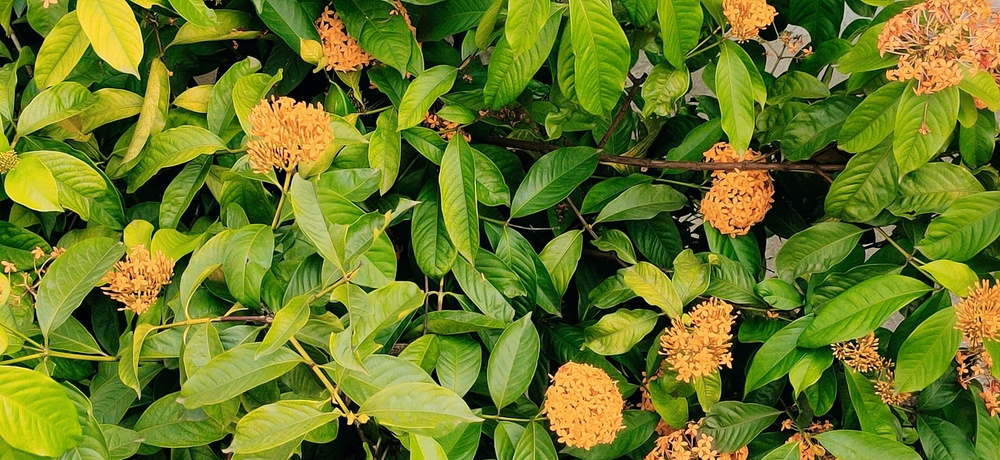
#> input picture segmentation/datasets/simple2.jpg, 1000 x 460 px, shrunk from 1920 x 883 before the run, found by its file name
$ python BinarySeg2.py
#> lines starting #> are read from the running program, lines starting #| are printed output that depends on the picture; after the words box and inside, x2 and y2 are one past the last pixel; in counts of white or black regions, pixels touching at a corner belong together
import cv2
import numpy as np
import matplotlib.pyplot as plt

image_path = 'segmentation/datasets/simple2.jpg'
image = cv2.imread(image_path, cv2.IMREAD_GRAYSCALE)
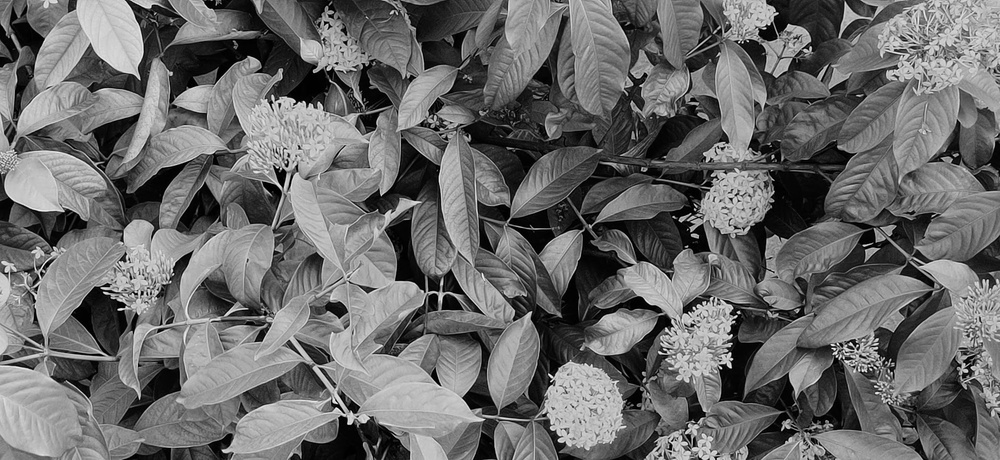
#> image: shape (460, 1000); min 0, max 252, mean 106.8

# Apply Gaussian Blur to smooth the image
blurred = cv2.GaussianBlur(image, (5, 5), 0)

# Apply binary thresholding
_, binary = cv2.threshold(blurred, 127, 255, cv2.THRESH_BINARY)
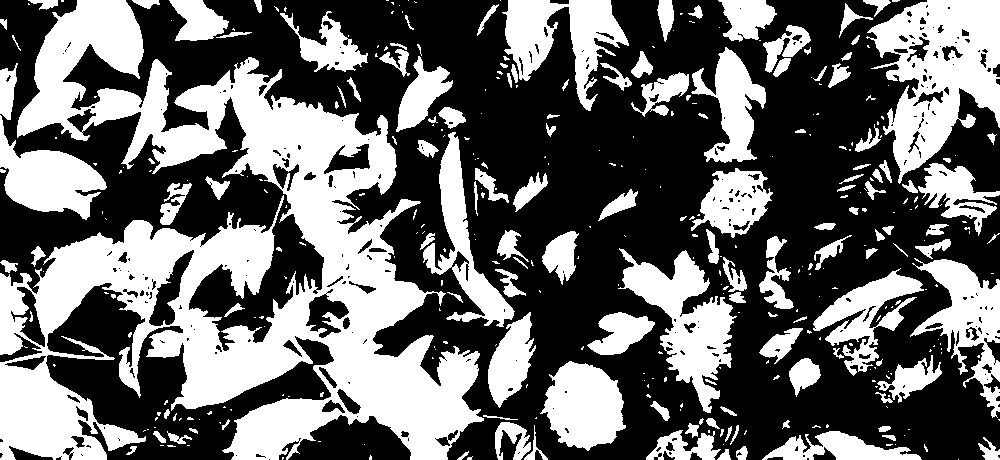
#> binary: shape (460, 1000); 41.2% white; 372 white regions (235 under 20 px), largest, box (x1, y1, x2, y2) and area: (0, 0, 484, 460) 90067, (866, 0, 1000, 184) 13400, (618, 248, 737, 413) 7604

# Display the original and binary images
plt.figure(figsize=(10, 5))
plt.subplot(1, 2, 1)
plt.title("Original Image")
plt.imshow(image, cmap='gray')

plt.subplot(1, 2, 2)
plt.title("Otsu threshold Segmentation")
plt.imshow(binary, cmap='gray')
plt.show()
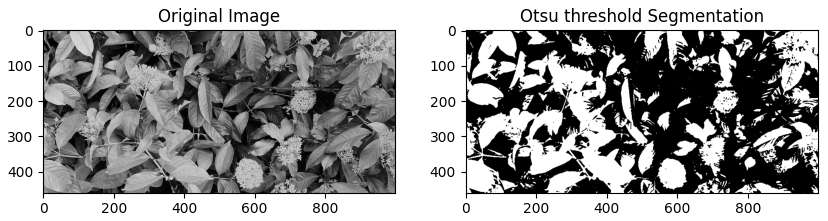
#> figure drawn by matplotlib, 2 panels

# Save the binary image if needed
# output_path = 'path_to_save_binary_image.jpg'  # Replace with your output path
# cv2.imwrite(output_path, binary)

$ run again, with segmentation/datasets/simple1.jpg copied over segmentation/datasets/simple2.jpg
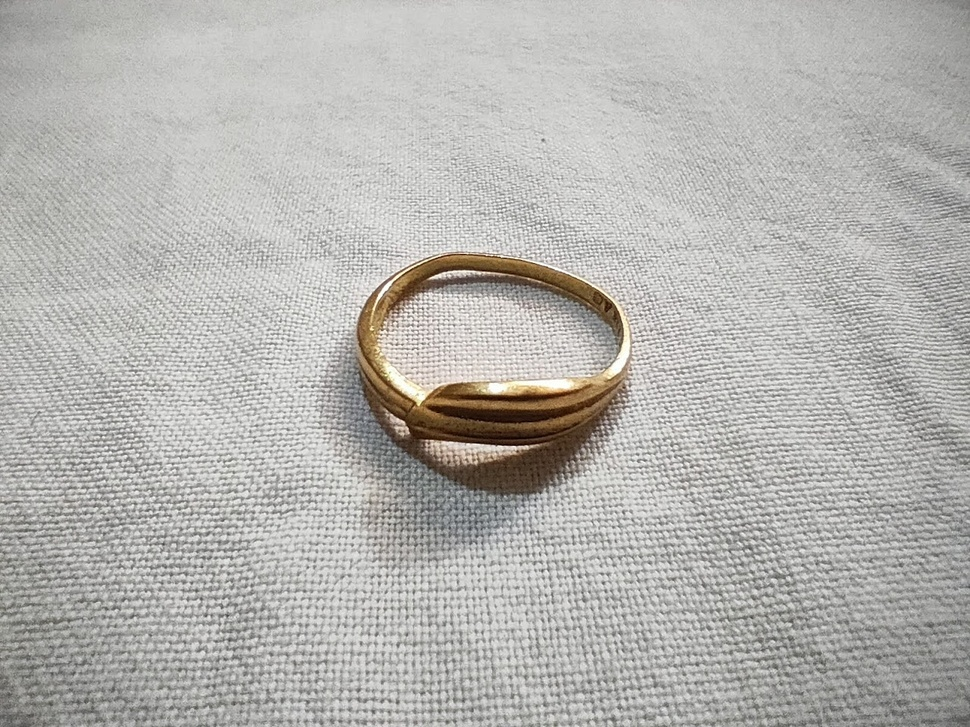
#> input picture segmentation/datasets/simple1.jpg, 970 x 727 px, shrunk from 1279 x 959 before the run, found by its file name
#> `_, binary = cv2.threshold(blurred, 127, 255, cv2.THRESH_BINARY)`:
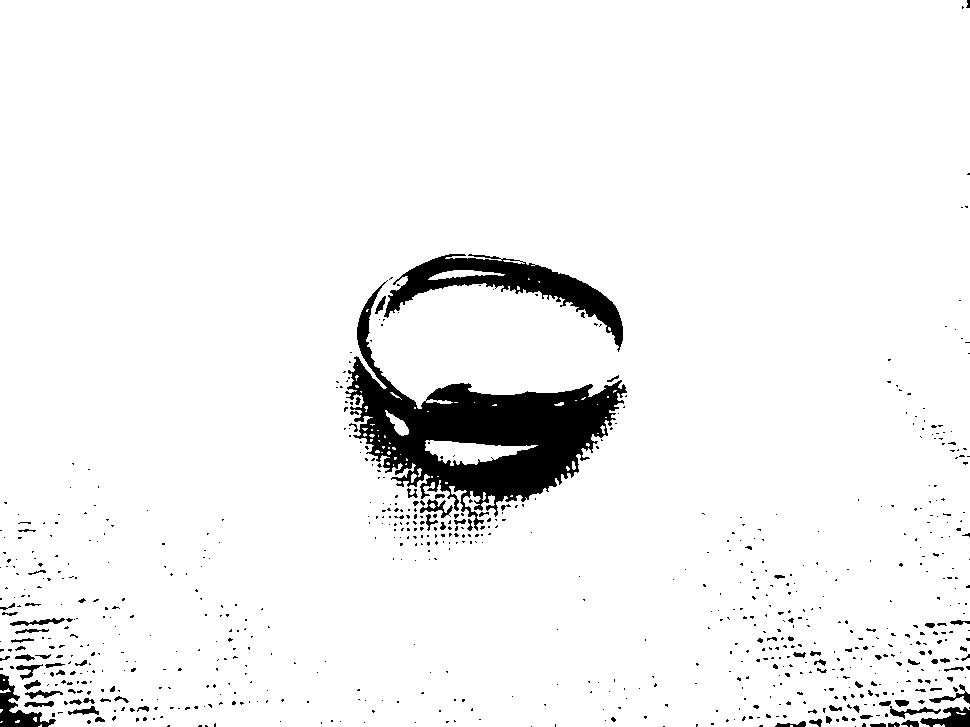
#> binary: shape (727, 970); 94.7% white; 744 black regions (657 under 20 px), largest, box (x1, y1, x2, y2) and area: (345, 280, 627, 531) 21561, (384, 254, 623, 352) 6235, (0, 674, 56, 727) 1053
#> `plt.show()`:
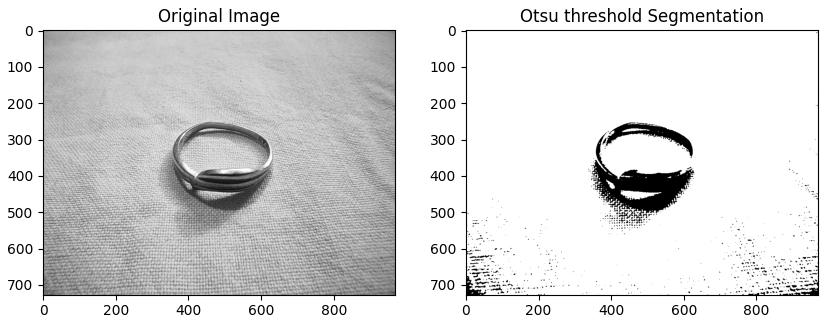
#> figure drawn by matplotlib, 2 panels

$ run again, with segmentation/datasets/IMG20201004130442.jpg copied over segmentation/datasets/simple2.jpg
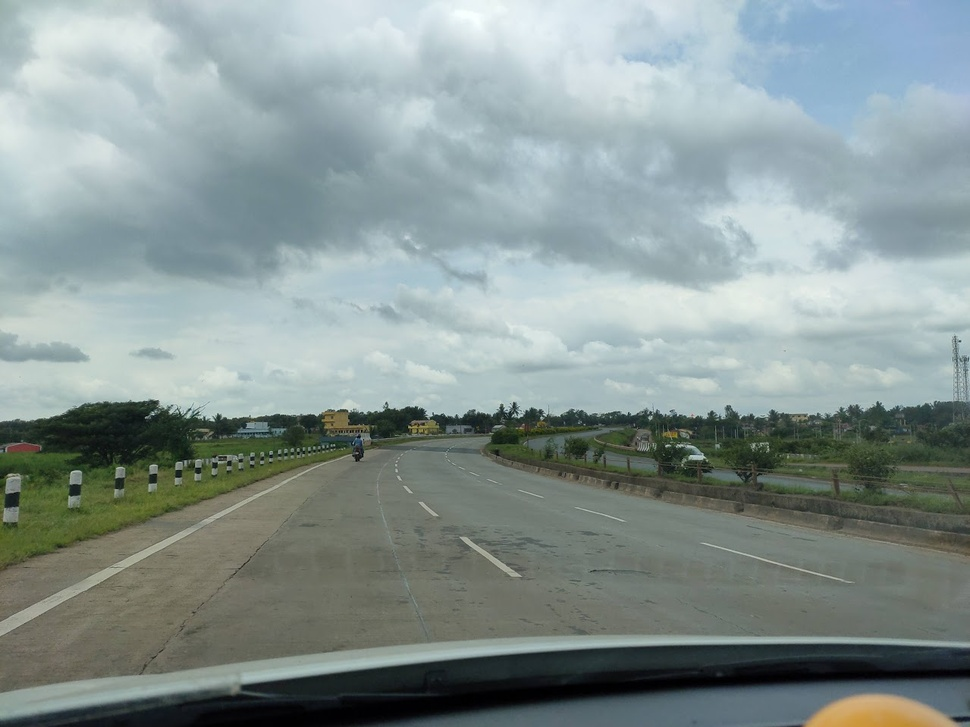
#> input picture segmentation/datasets/IMG20201004130442.jpg, 970 x 727 px, shrunk from 1279 x 959 before the run, found by its file name
#> `_, binary = cv2.threshold(blurred, 127, 255, cv2.THRESH_BINARY)`:
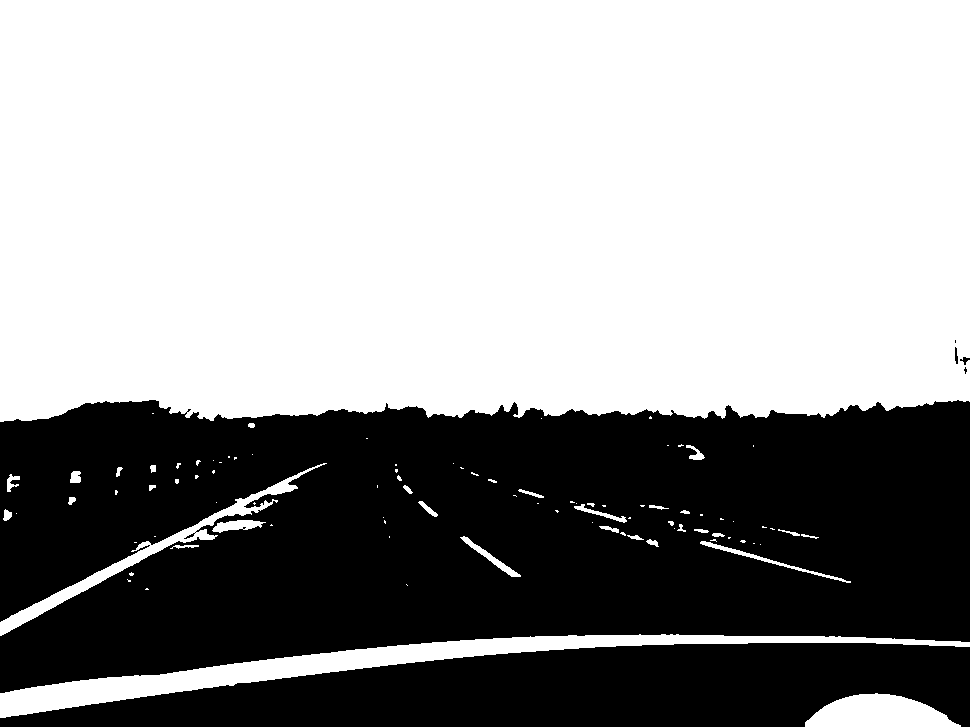
#> binary: shape (727, 970); 60.3% white; 6 black regions (2 under 20 px), largest, box (x1, y1, x2, y2) and area: (0, 400, 970, 693) 224011, (0, 643, 970, 727) 56181, (955, 347, 958, 364) 38, (960, 357, 970, 365) 37
#> `plt.show()`:
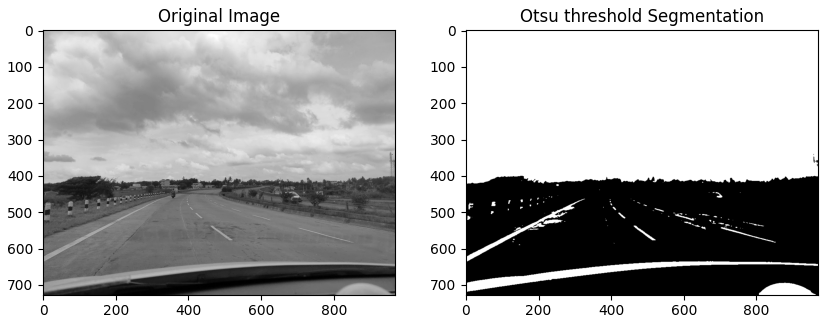
#> figure drawn by matplotlib, 2 panels

$ run again, with segmentation/datasets/IMG20201117123808-EFFECTS.jpg copied over segmentation/datasets/simple2.jpg
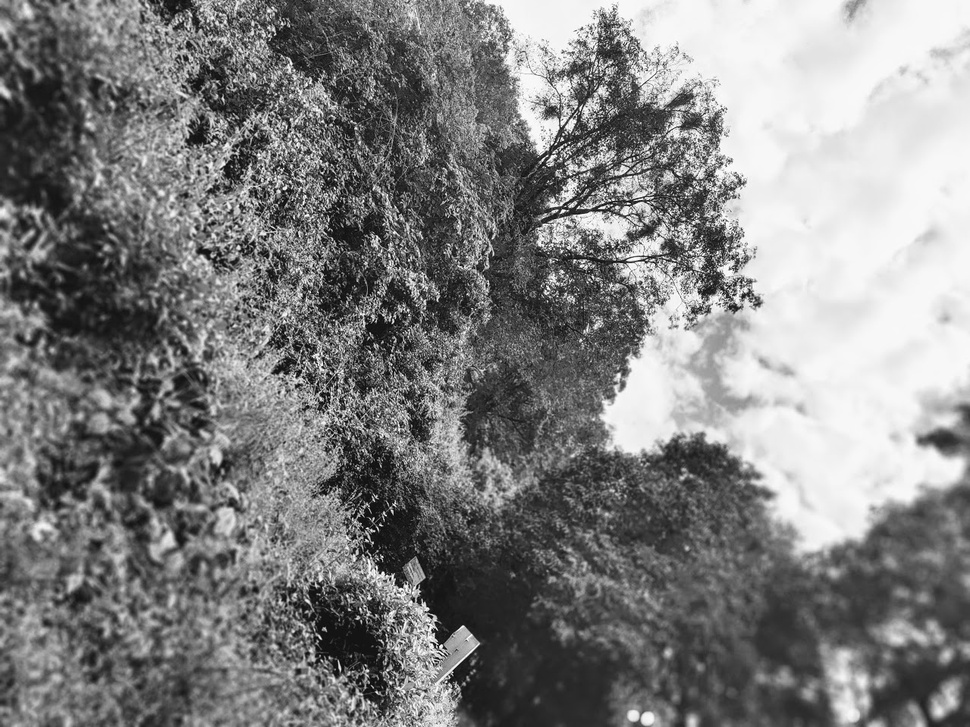
#> input picture segmentation/datasets/IMG20201117123808-EFFECTS.jpg, 970 x 727 px, shrunk from 1279 x 959 before the run, found by its file name
#> image is the input picture: shape (727, 970); min 0, max 255, mean 128.1
#> `_, binary = cv2.threshold(blurred, 127, 255, cv2.THRESH_BINARY)`:
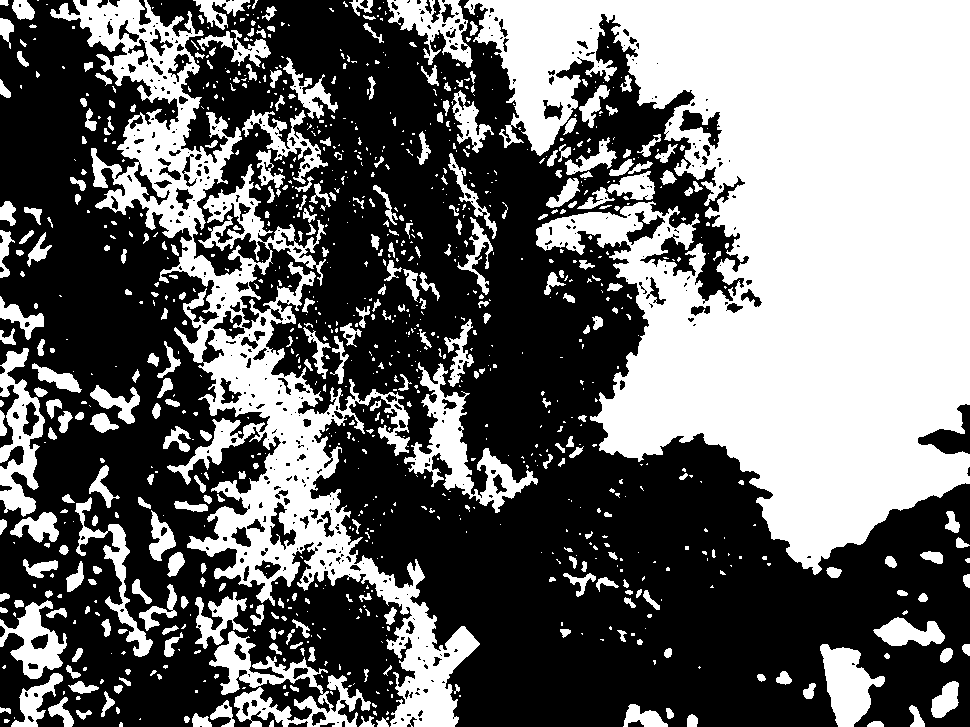
#> binary: shape (727, 970); 42.2% white; 1015 white regions (673 under 20 px), largest, box (x1, y1, x2, y2) and area: (464, 0, 970, 575) 172567, (50, 0, 480, 727) 53839, (404, 362, 538, 513) 5137
#> `plt.show()`:
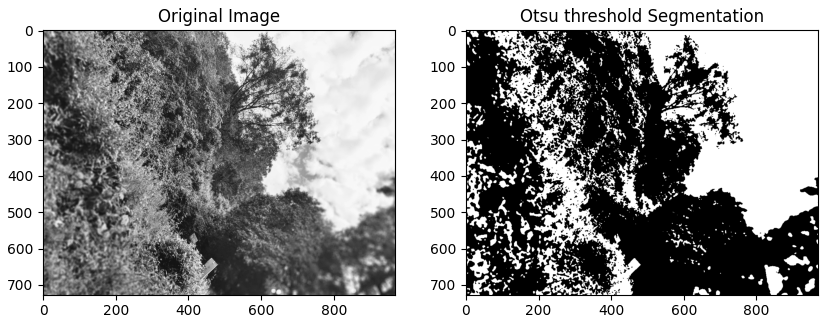
#> figure drawn by matplotlib, 2 panels
